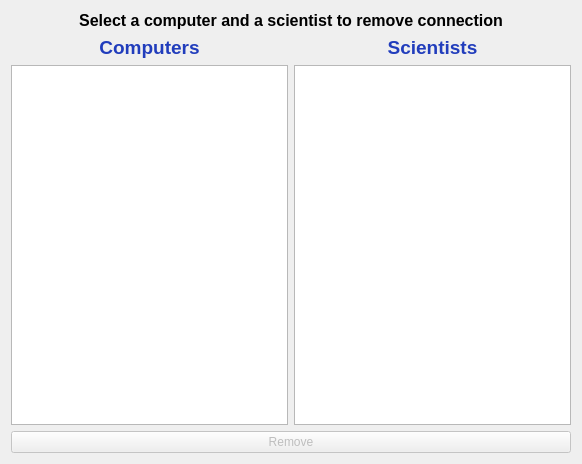
<?xml version="1.0" encoding="UTF-8"?>
<ui version="4.0">
 <class>RemoveConnectionsDialog</class>
 <widget class="QDialog" name="RemoveConnectionsDialog">
  <property name="geometry">
   <rect>
    <x>0</x>
    <y>0</y>
    <width>582</width>
    <height>464</height>
   </rect>
  </property>
  <property name="windowTitle">
   <string>Remove connections</string>
  </property>
  <layout class="QVBoxLayout" name="verticalLayout">
   <item>
    <widget class="QLabel" name="label">
     <property name="text">
      <string>&lt;html&gt;&lt;head/&gt;&lt;body&gt;&lt;p align=&quot;center&quot;&gt;&lt;span style=&quot; font-size:12pt; font-weight:600;&quot;&gt;Select a computer and a scientist to remove connection&lt;/span&gt;&lt;/p&gt;&lt;/body&gt;&lt;/html&gt;</string>
     </property>
     <property name="wordWrap">
      <bool>true</bool>
     </property>
    </widget>
   </item>
   <item>
    <layout class="QHBoxLayout" name="horizontalLayout_4">
     <item>
      <widget class="QLabel" name="label_connections_computer">
       <property name="text">
        <string>&lt;html&gt;&lt;head/&gt;&lt;body&gt;&lt;p align=&quot;center&quot;&gt;&lt;span style=&quot; font-size:14pt; font-weight:600; color:#213dbc;&quot;&gt;Computers&lt;/span&gt;&lt;/p&gt;&lt;/body&gt;&lt;/html&gt;</string>
       </property>
      </widget>
     </item>
     <item>
      <widget class="QLabel" name="label_connections_scientist">
       <property name="text">
        <string>&lt;html&gt;&lt;head/&gt;&lt;body&gt;&lt;p align=&quot;center&quot;&gt;&lt;span style=&quot; font-size:14pt; font-weight:600; color:#213dbc;&quot;&gt;Scientists&lt;/span&gt;&lt;/p&gt;&lt;/body&gt;&lt;/html&gt;</string>
       </property>
      </widget>
     </item>
    </layout>
   </item>
   <item>
    <layout class="QHBoxLayout" name="horizontalLayout">
     <item>
      <widget class="QListWidget" name="list_computers_remove_connections"/>
     </item>
     <item>
      <widget class="QListWidget" name="list_scientists_remove_connections"/>
     </item>
    </layout>
   </item>
   <item>
    <widget class="QPushButton" name="button_remove">
     <property name="enabled">
      <bool>false</bool>
     </property>
     <property name="text">
      <string>Remove</string>
     </property>
    </widget>
   </item>
  </layout>
 </widget>
 <resources/>
 <connections/>
</ui>
